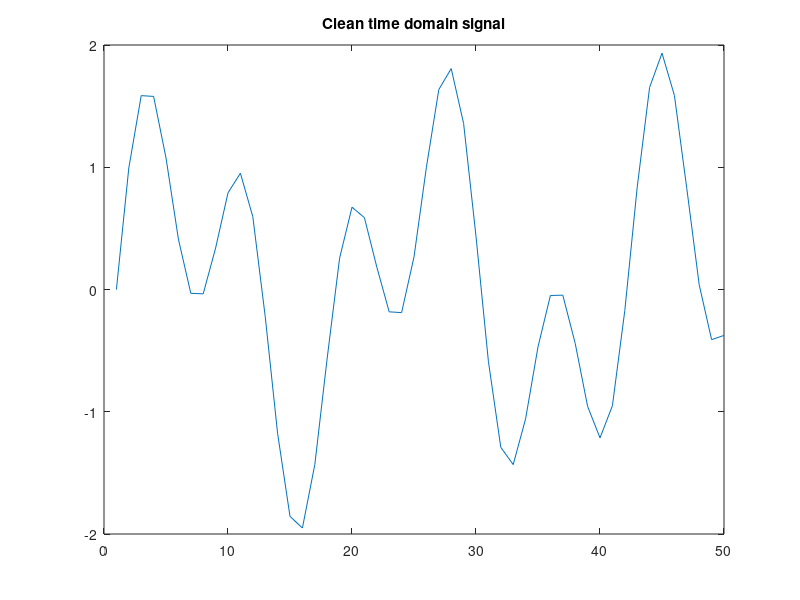
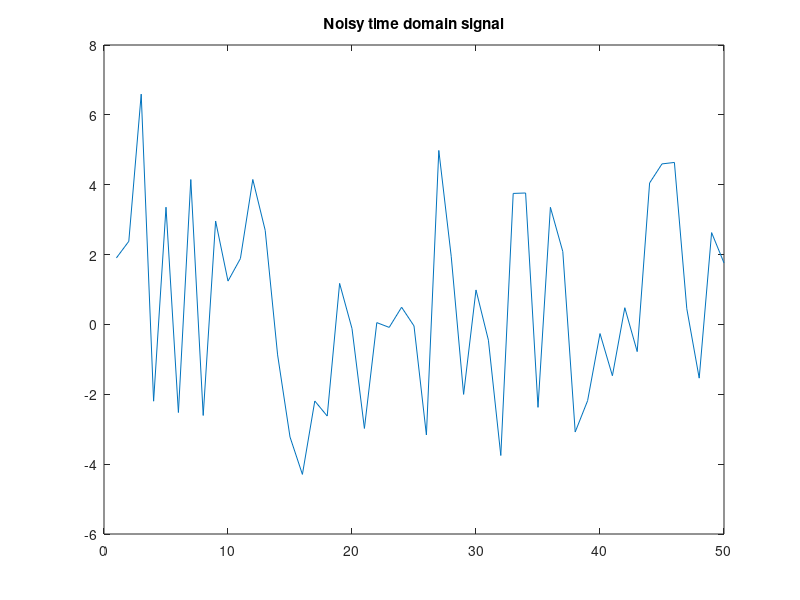
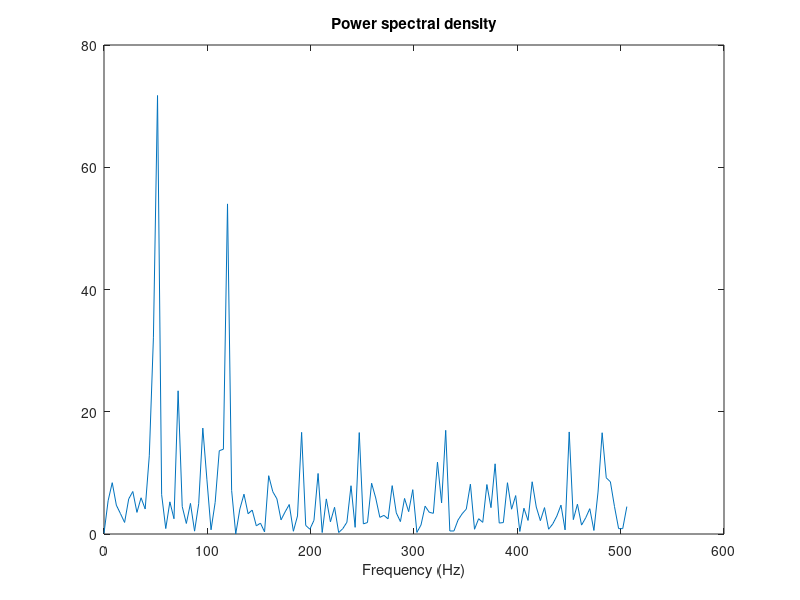
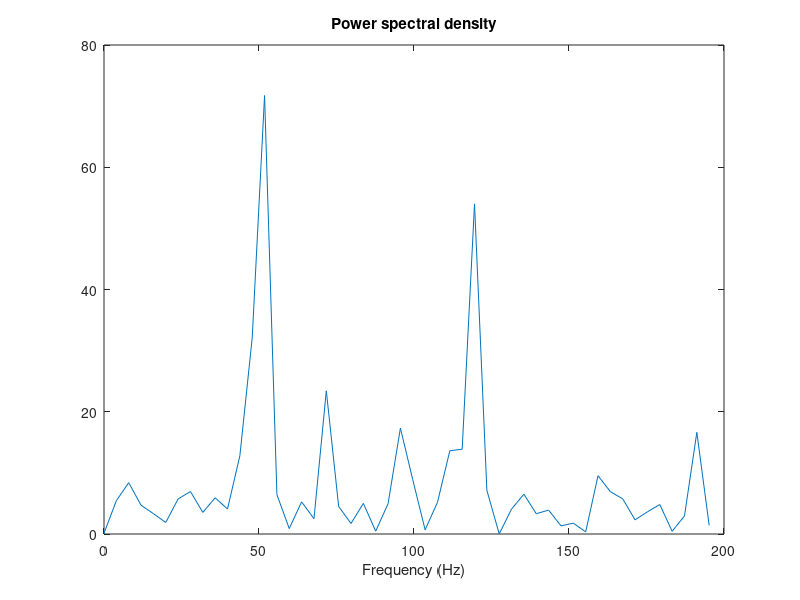

Source code (MATLAB) for these figures, in order:
close all
clear

% First create some data. Consider data sampled at 1000 Hz. Start by forming a time axis for our data, running from t=0 until t=.25 in steps of 1 millisecond. Then form a signal, x, containing sine waves at 50 Hz and 120 Hz.
t = 0:.001:.25;
x = sin(2*pi*50*t) + sin(2*pi*120*t);
plot(x(1:50))
title('Clean time domain signal')
print -deps -F:16 clean_signal.eps

% Add some random noise with a standard deviation of 2 to produce a noisy signal y. Take a look at this noisy signal y by plotting it.
y = x + 2*randn(size(t));
plot(y(1:50))
title('Noisy time domain signal')
print -deps -F:16 noisy_signal.eps

% Clearly, it is difficult to identify the frequency components from looking at this signal; that's why spectral analysis is so popular.

% Finding the discrete Fourier transform of the noisy signal y is easy; just take the fast-Fourier transform (FFT).
Y = fft(y,251);

% Compute the power spectral density, a measurement of the energy at various frequencies, using the complex conjugate (CONJ). Form a frequency axis for the first 127 points and use it to plot the result. (The remainder of the points are symmetric.)
Pyy = Y.*conj(Y)/251;
f = 1000/251*(0:127);
plot(f,Pyy(1:128))
title('Power spectral density')
xlabel('Frequency (Hz)')
print -deps -F:16 power_spectral_density_of_noisy_signal.eps

% Zoom in and plot only up to 200 Hz. Notice the peaks at 50 Hz and 120 Hz. These are the frequencies of the original signal.
plot(f(1:50),Pyy(1:50))
title('Power spectral density')
xlabel('Frequency (Hz)')
print -deps -F:16 zoom_power_spectral_density_of_noisy_signal.eps



